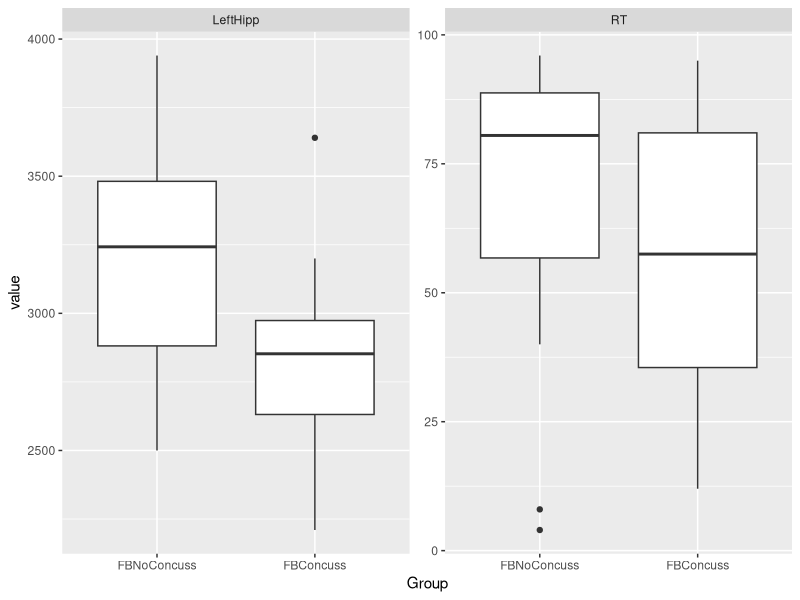
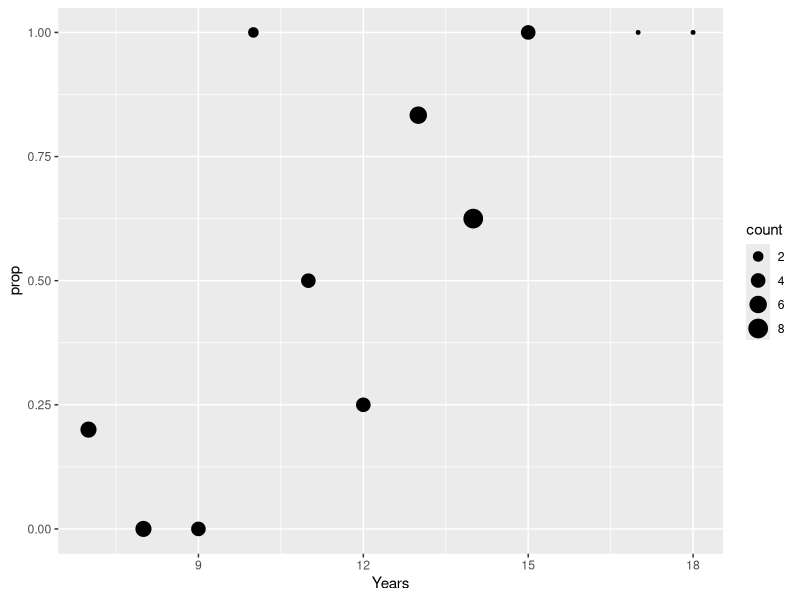

Here is the R script that generated these plots, in order:
## ---- chunk 1
library(tidyverse)
library(modelr)
## ---- chunk 2
fb <- read_csv("data/FootballBrain.csv")
## ---- chunk 3
fb <- fb %>% 
  filter(Group != "Control") %>% 
  drop_na(RT)
## ---- chunk 4
fb <- fb %>% 
  mutate(Group = relevel(factor(Group), ref= "FBNoConcuss"))
## ---- chunk 5
fb %>% 
  pivot_longer(
    c(LeftHipp, RT),
    names_to = "var"
    ) %>% 
  ggplot(aes(x=Group, y = value)) +
  geom_boxplot() +
  facet_wrap(~var, scales="free")

## ---- chunk 6
fb %>% 
  group_by(Years) %>%
  mutate(concuss = if_else(Group == "FBNoConcuss", 0, 1)) %>%
  summarize(prop = mean(concuss), count = n()) %>% 
  ggplot(aes(x=Years, y = prop, size = count)) +
    geom_point()
## ---- chunk 7
summary(fit1 <- lm(Hipp ~ Years, fb))
## ---- chunk 8
summary(fit2 <-  lm(Hipp ~ Years + Group, fb))
summary(fit3 <-  lm(Hipp ~ Years * Group, fb))
## ---- chunk 9
AIC(fit1, fit2, fit3)
## ---- chunk 10
summary(fit4 <- lm(RT ~ Hipp, fb))
## ---- chunk 11
standardize <- function(x){
  (x - mean(x))/sd(x)
}

fb_standardized <- fb %>% 
  mutate_at(vars(Hipp, Years, RT), standardize)
## ---- chunk 12

coef(fit1_s <- lm(RT ~ Hipp, fb_standardized))
coef(fit2_s <- lm(RT ~ Years, fb_standardized))  
coef(fit3_s <- lm(RT ~ Hipp + Years, fb_standardized))  
